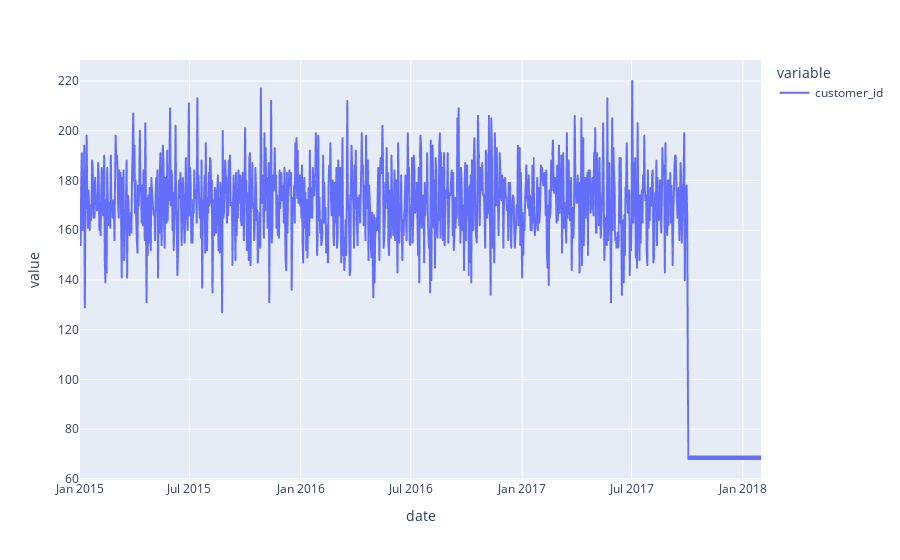

The code cell stored with this chart in its notebook:
### Code cell
# visualizing the initial subset
# using plotly to provide some interactivity
import plotly.express as px 

fig = px.line(data_frame=time_series)
fig.show()

### Figure 1 — Plotly figure (JSON) as saved in the notebook; plotly's stock layout.template omitted (floating-point values rounded to 4 significant figures; data arrays with more than 128 entries replaced by an {"elided": "..."} marker saying what was removed)
{"data": [{"hovertemplate": "variable=customer_id<br>date=%{x}<br>value=%{y}<extra></extra>", "legendgroup": "customer_id", "line": {"color": "#636efa", "dash": "solid"}, "marker": {"symbol": "circle"}, "mode": "lines", "name": "customer_id", "showlegend": true, "type": "scattergl", "x": {"elided": "1127 str values"}, "xaxis": "x", "y": {"elided": "1127 int values"}, "yaxis": "y"}], "layout": {"legend": {"title": {"text": "variable"}, "tracegroupgap": 0}, "margin": {"t": 60}, "xaxis": {"anchor": "y", "domain": [0, 1], "title": {"text": "date"}}, "yaxis": {"anchor": "x", "domain": [0, 1], "title": {"text": "value"}}}}
